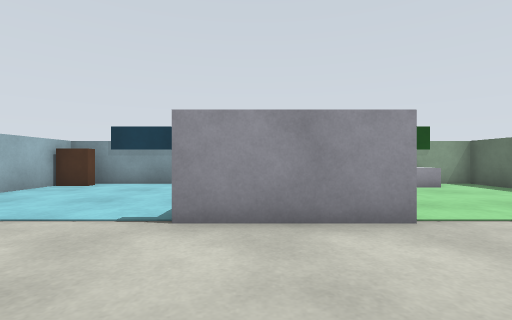
view 1 (above)

17 first-person views from a walk through a world built for the Gazebo simulator. The camera is 0.83 m above the floor, looks level and sees 85° across. The floor is counted in squares, 1 m on a side. Each view is taken from the middle of a square. On the plan, view 1 faces up. The plan holds only what a view shows up to about 10 squares ahead; the rest is blank.

view 2
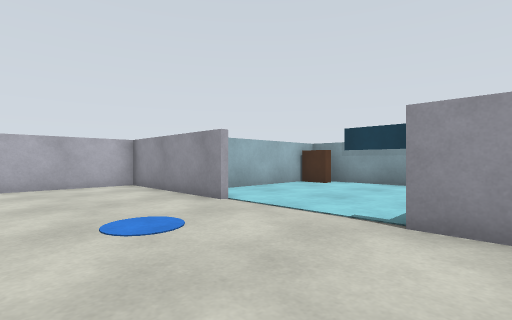

view 3
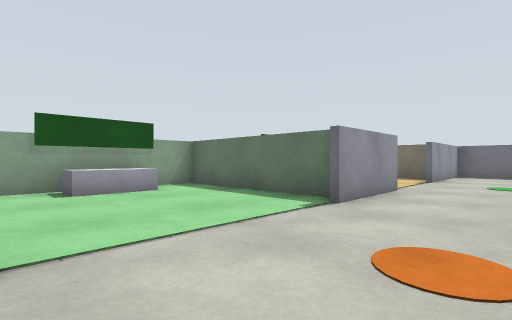

view 4
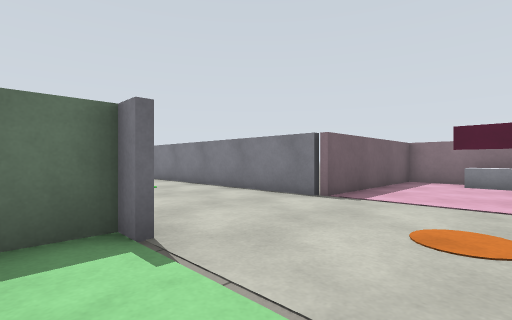

view 5
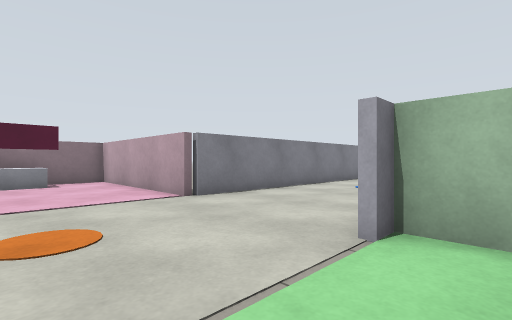

view 6
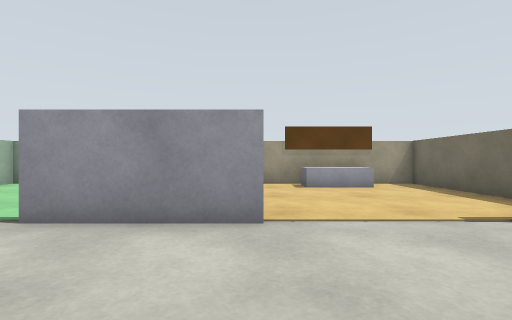

view 7
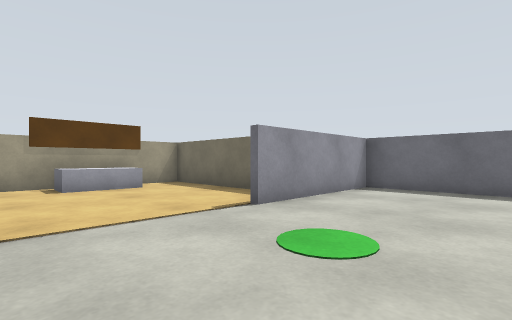

view 8
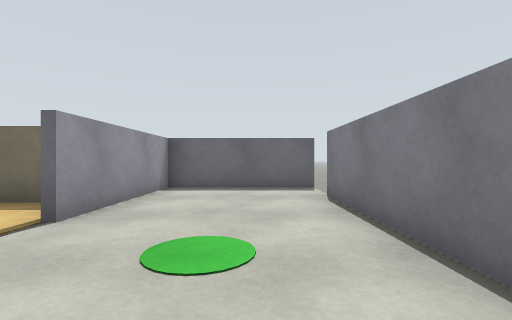

view 9
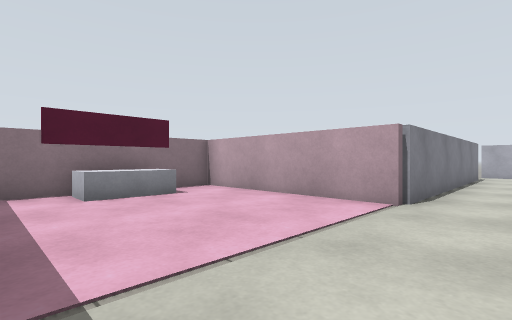

view 10
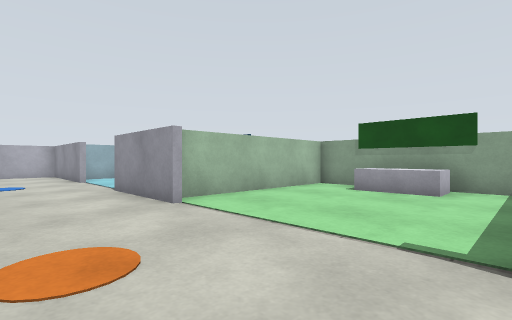

view 11
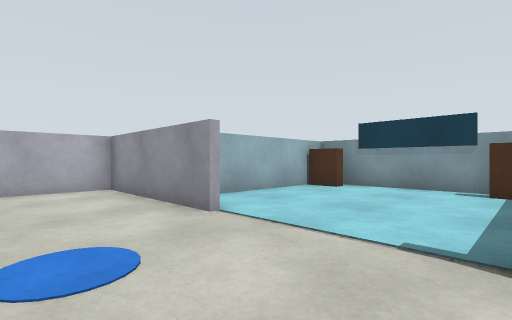

view 12
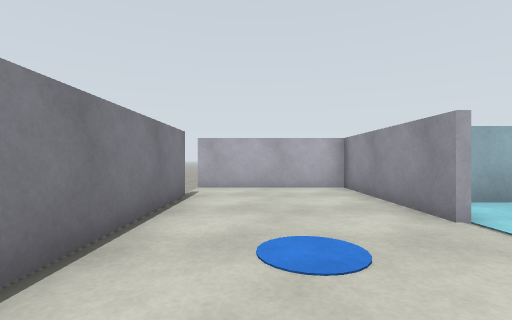

view 13
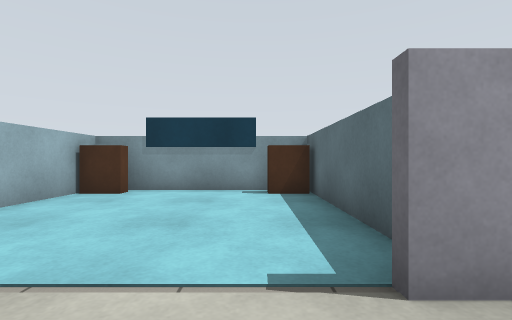

view 14
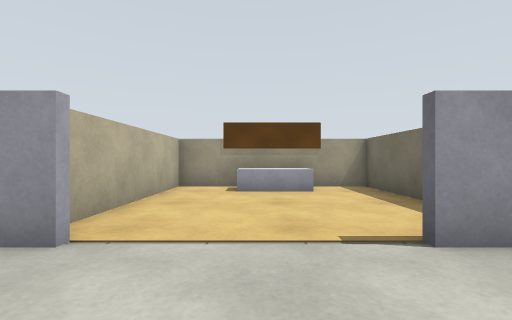

view 15
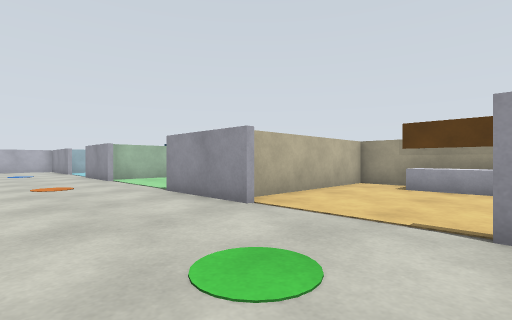

view 16
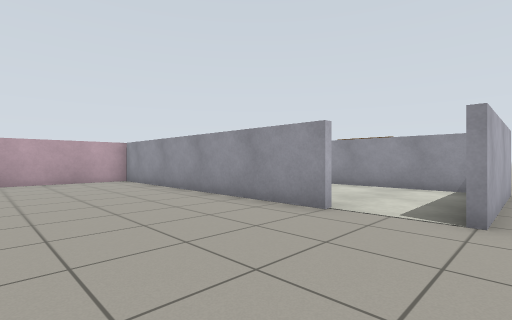

view 17
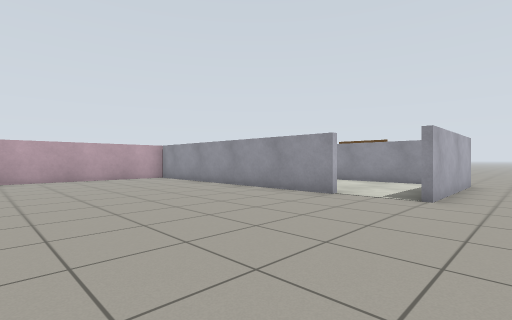

### Floor plan
Points are (right, up) in squares from view 1. A wall is a line through its corners. A room is listed if a view was taken in it or the views show most of it. See-through windows are left out.
Room 1 (views 1, 2, 3, 4, 5, 6, 7, 8, 9, 10, 11, 12, 13, 14, 15)
walls: (2.1, 3.7) (-1.1, 3.7); (7.4, 3.8) (7.4, 9.7) (1.6, 9.7) (1.6, 3.8) (2.1, 3.8); (-0.6, 4.9) (-0.6, 8.4); (10.1, 3.7) (6.9, 3.7); (-4.6, 3.7) (-9.4, 3.7) (-9.4, -0.7); (-1.6, 9.7) (-5.6, 9.7); (7.4, -5.7) (7.4, -0.6) (16.5, -0.6); (15.4, 5.1) (15.4, 9.7) (9.6, 9.7) (9.6, 4.4); (-6.4, 8.5) (-6.4, 5.1); (-7.5, -0.6) (1.6, -0.6) (1.6, -6.6) (6.8, -6.6); (18.4, -0.9) (18.4, 3.7) (13.6, 3.7)
ways out: opening at (17, -1) to room 2; opening at (-8.5, -0.5)
objects: brown box (-6, 9); white box (4, -6) to (5, -6); white box (4, 9) to (5, 9); white box (12, 9) to (13, 9)
Room 2 (views 16, 17)
walls: (16.6, -0.8) (9, -0.8); (7.6, -2.2) (7.6, -6.5)
ways out: opening at (17, -1) to room 1; opening at (19.5, -0.5)

Positions as (right, up) in squares from view 1, and headings:
1: (0, 0), facing up
2: (0, 0), facing up-left
3: (2, 1), facing up-right
4: (4, 5), facing down-right
5: (5, 5), facing down-left
6: (10, 0), facing up
7: (10, 0), facing up-right
8: (10, 1), facing right
9: (7, 1), facing down-left
10: (7, 1), facing up-left
11: (-1, 1), facing up-left
12: (-1, 1), facing left
13: (-2, 2), facing up
14: (12, 1), facing up
15: (14, 0), facing up-left
16: (19, -5), facing up-left
17: (20, -7), facing up-left
